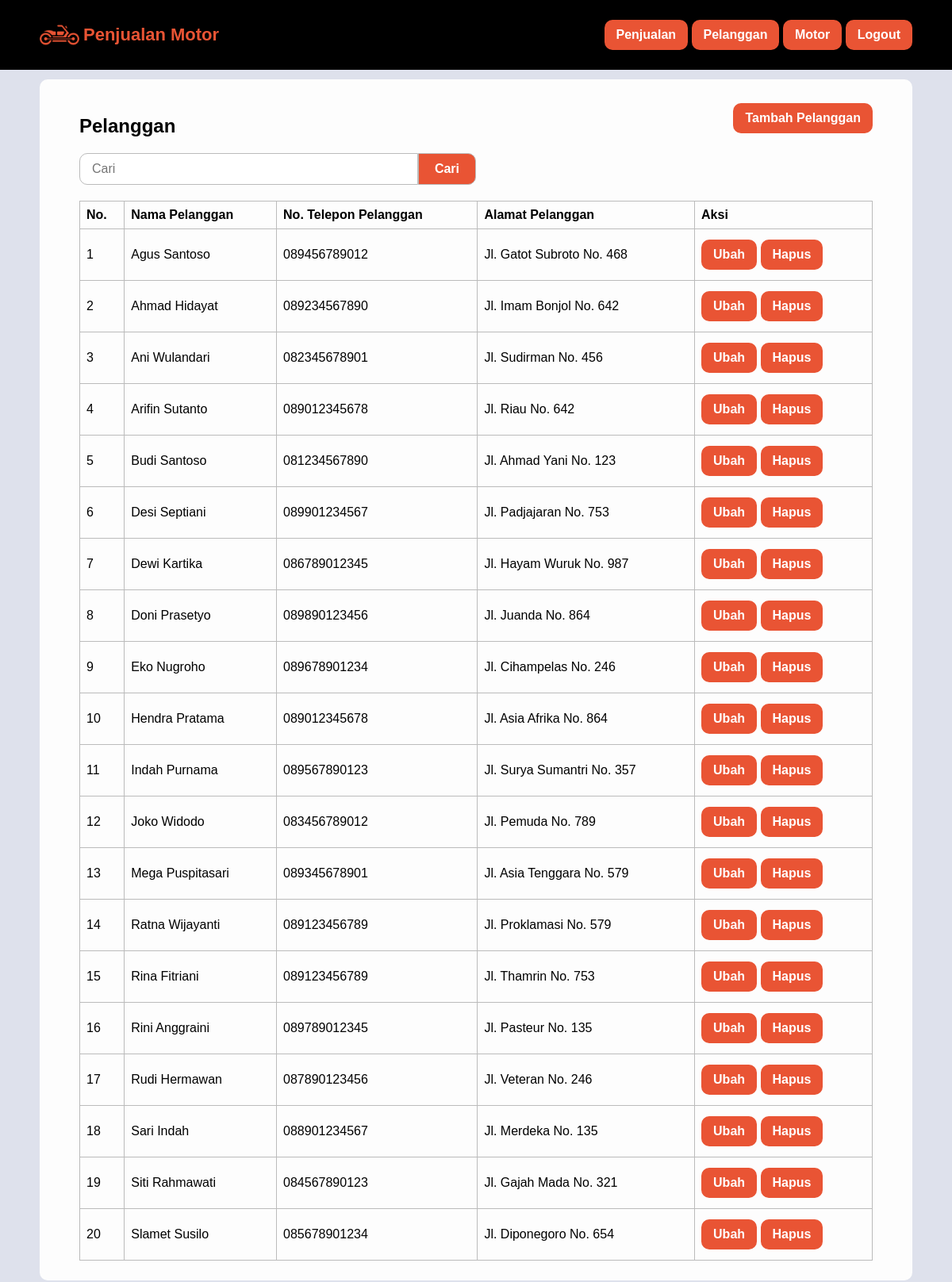
Page /pelanggan.php (signed in) on the committed database.
### tables this page shows
CREATE TABLE `pelanggan` (
  `id_pelanggan` int(11) NOT NULL,
  `nama_pelanggan` varchar(100) NOT NULL,
  `no_telepon_pelanggan` varchar(20) NOT NULL,
  `alamat_pelanggan` text NOT NULL
);

### pelanggan.php (the view, shortened to what this page needs)
<?php
    require_once 'koneksi.php';
    $pelanggan = mysqli_query($koneksi, "SELECT * FROM pelanggan ORDER BY nama_pelanggan ASC");
?>
<html>
<head>
    <?php include_once 'head.php'; ?>
</head>
<body>
    <?php include_once 'navbar.php'; ?>
    <div class="container anti-navbar">
        <div class="bg-table">
            <div class="head-left">
                <h2>Pelanggan</h2>
            </div>
            <div class="head-right">
                <a href="tambah_pelanggan.php" class="button">Tambah Pelanggan</a>
            </div>
            <form method="post" class="clear form-cari">
                <input class="input" type="text" id="cari" name="cari" placeholder="Cari" required value="<?= (isset($_POST['cari'])) ? $_POST['cari'] : ''; ?>">
                <button type="submit" class="button align-right" name="btnCari">Cari</button>
            </form>
            <div class="table-responsive">
                <table border="1" cellpadding="10" cellspacing="0">
                    <tr>
                        <th>No.</th>
                        <th>Nama Pelanggan</th>
                        <th>No. Telepon Pelanggan</th>
                        <th>Alamat Pelanggan</th>
                        <th>Aksi</th>
                    </tr>
                    <?php $i = 1; ?>
                    <?php foreach ($pelanggan as $data_pelanggan): ?>
                        <tr>
                            <td><?= $i++; ?></td>
                            <td><?= $data_pelanggan['nama_pelanggan']; ?></td>
                            <td><?= $data_pelanggan['no_telepon_pelanggan']; ?></td>
                            <td><?= $data_pelanggan['alamat_pelanggan']; ?></td>
                            <td>
                                <a class="button" href="ubah_pelanggan.php?id_pelanggan=<?= $data_pelanggan['id_pelanggan']; ?>">Ubah</a>
                                <a class="button" onclick="return confirm('Apakah Anda yakin ingin menghapus pelanggan <?= $data_pelanggan['nama_pelanggan']; ?>?')" href="hapus_pelanggan.php?id_pelanggan=<?= $data_pelanggan['id_pelanggan']; ?>">Hapus</a>
                            </td>
                        </tr>
                    <?php endforeach ?>
                </table>
            </div>
        </div>
    </div>
</body>
</html>

### style.css (style rules this page uses)
* { font-family: 'Arial', sans-serif; }
body { background-color: #dee1ec; margin: 0; padding: 0; }
.container { padding: 10px 50px; }
.anti-navbar { padding-top: 100px; }
.button { margin-top: 5px; margin-bottom: 5px; display: inline-block; padding: 10px 15px; background-color: #E95434; color: #fff; text-decoration: none; border-radius: 10px; border: none; text-align: center; transition: all 0.2s ease-in-out; font-weight: bold; font-size: 16px; }
.label, .input { display: block; width: 100%; }
.input { margin-top: 5px; margin-bottom: 15px; padding: 10px; font-size: 16px; border-radius: 10px; border: 1px solid #eaeaea; }
.align-right { display: block; margin-left: auto; }
.clear { clear: both; }
.form-cari { margin-top: 20px; margin-bottom: 20px; display: flex; justify-content: center; width: 50%; }
.form-cari input { border: 1px solid #bbb; border-radius: 10px 0 0 10px; height: 40px; margin: 0; padding: 15px; }
.form-cari button { border: 1px solid #bbb; border-radius: 0 10px 10px 0; height: 40px; margin: 0; padding: 10px 20px; }
.bg-table { border-radius: 10px; padding: 25px 50px; background-color: #fdfdfd; }
.table-responsive { overflow-x: auto; }
.table-responsive table { width: 100%; border-collapse: collapse; }
.table-responsive th, .table-responsive td { padding: 8px; text-align: left; border: 1px solid #bbb; }
.head-left { float: left; margin: auto; }
.head-right { float: right; margin: auto; }

### rows in the picture
pelanggan: nama_pelanggan "Agus Santoso", no_telepon_pelanggan "089456789012", alamat_pelanggan "Jl. Gatot Subroto No. 468"
pelanggan: nama_pelanggan "Ahmad Hidayat", no_telepon_pelanggan "089234567890", alamat_pelanggan "Jl. Imam Bonjol No. 642"
pelanggan: nama_pelanggan "Ani Wulandari", no_telepon_pelanggan "082345678901", alamat_pelanggan "Jl. Sudirman No. 456"
pelanggan: nama_pelanggan "Arifin Sutanto", no_telepon_pelanggan "089012345678", alamat_pelanggan "Jl. Riau No. 642"
pelanggan: nama_pelanggan "Budi Santoso", no_telepon_pelanggan "081234567890", alamat_pelanggan "Jl. Ahmad Yani No. 123"
pelanggan: nama_pelanggan "Desi Septiani", no_telepon_pelanggan "089901234567", alamat_pelanggan "Jl. Padjajaran No. 753"
pelanggan: nama_pelanggan "Dewi Kartika", no_telepon_pelanggan "086789012345", alamat_pelanggan "Jl. Hayam Wuruk No. 987"
pelanggan: nama_pelanggan "Doni Prasetyo", no_telepon_pelanggan "089890123456", alamat_pelanggan "Jl. Juanda No. 864"
pelanggan: nama_pelanggan "Eko Nugroho", no_telepon_pelanggan "089678901234", alamat_pelanggan "Jl. Cihampelas No. 246"
pelanggan: nama_pelanggan "Hendra Pratama", no_telepon_pelanggan "089012345678", alamat_pelanggan "Jl. Asia Afrika No. 864"
pelanggan: nama_pelanggan "Indah Purnama", no_telepon_pelanggan "089567890123", alamat_pelanggan "Jl. Surya Sumantri No. 357"
pelanggan: nama_pelanggan "Joko Widodo", no_telepon_pelanggan "083456789012", alamat_pelanggan "Jl. Pemuda No. 789"
pelanggan: nama_pelanggan "Mega Puspitasari", no_telepon_pelanggan "089345678901", alamat_pelanggan "Jl. Asia Tenggara No. 579"
pelanggan: nama_pelanggan "Ratna Wijayanti", no_telepon_pelanggan "089123456789", alamat_pelanggan "Jl. Proklamasi No. 579"
pelanggan: nama_pelanggan "Rina Fitriani", no_telepon_pelanggan "089123456789", alamat_pelanggan "Jl. Thamrin No. 753"
pelanggan: nama_pelanggan "Rini Anggraini", no_telepon_pelanggan "089789012345", alamat_pelanggan "Jl. Pasteur No. 135"
pelanggan: nama_pelanggan "Rudi Hermawan", no_telepon_pelanggan "087890123456", alamat_pelanggan "Jl. Veteran No. 246"
pelanggan: nama_pelanggan "Sari Indah", no_telepon_pelanggan "088901234567", alamat_pelanggan "Jl. Merdeka No. 135"
pelanggan: nama_pelanggan "Siti Rahmawati", no_telepon_pelanggan "084567890123", alamat_pelanggan "Jl. Gajah Mada No. 321"
pelanggan: nama_pelanggan "Slamet Susilo", no_telepon_pelanggan "085678901234", alamat_pelanggan "Jl. Diponegoro No. 654"
